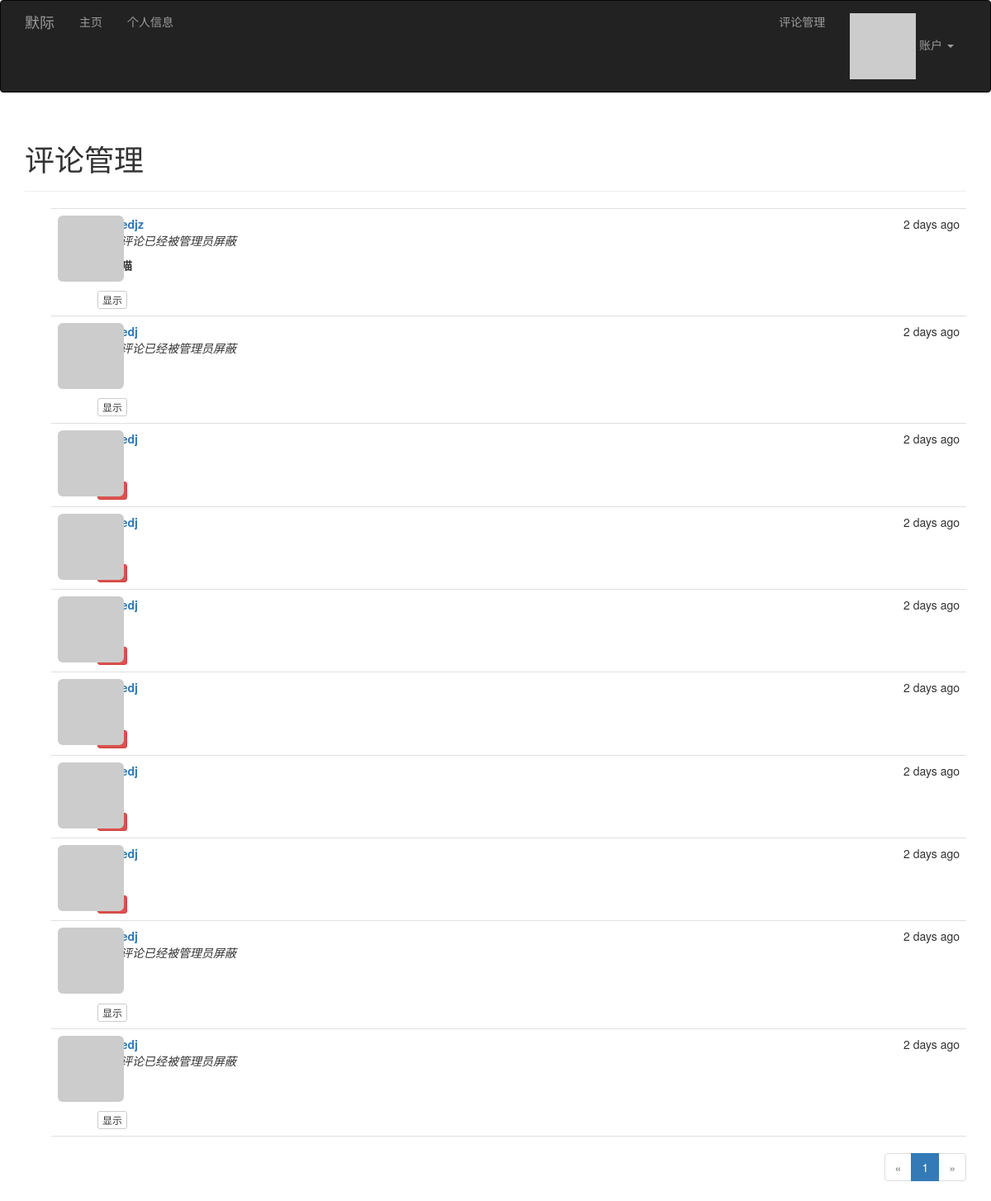
The page /moderate (signed in) on the database as committed earlier.
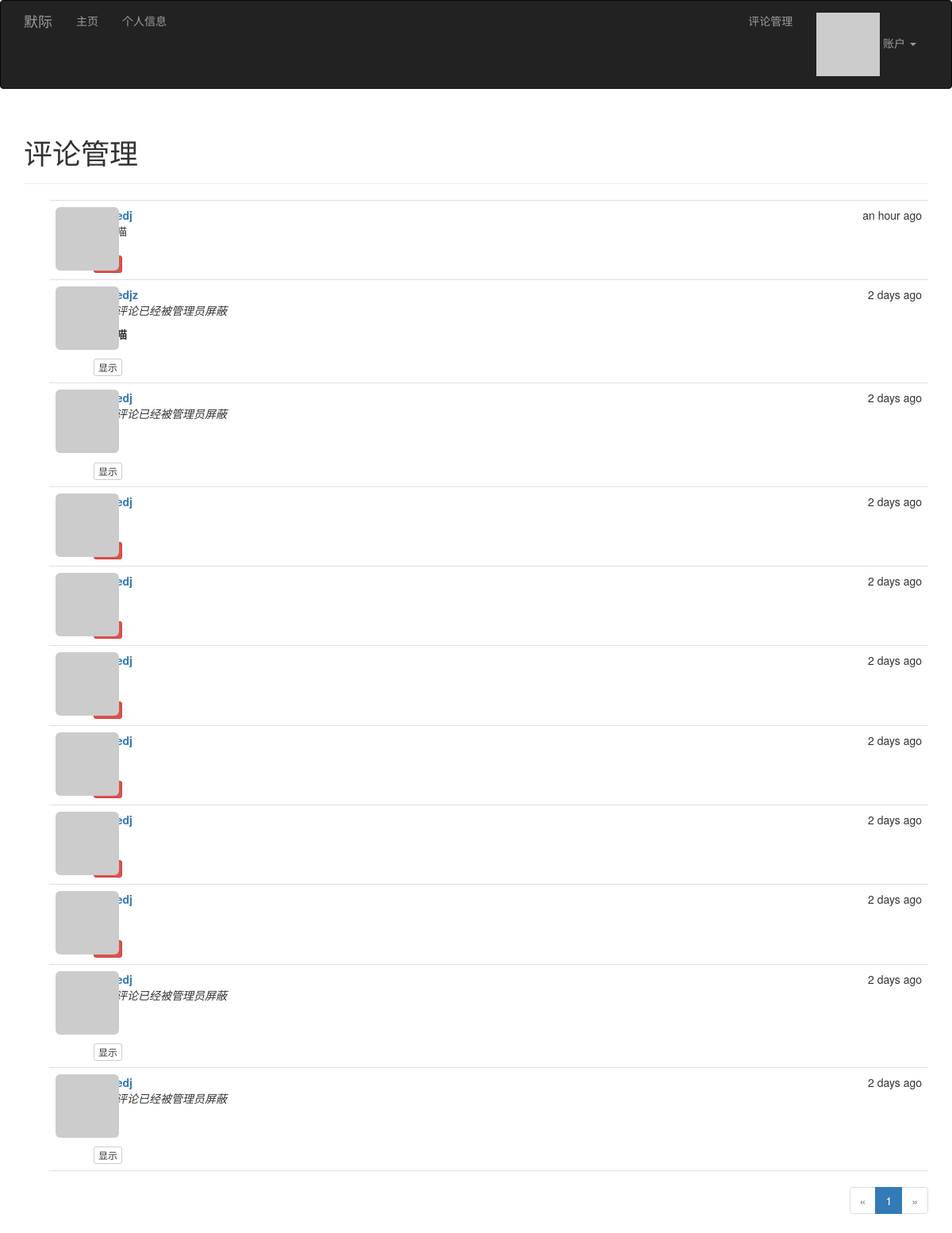
The same page on the database as committed later.
### app/models.py (models this page shows, shortened)
class Comment(db.Model):
	__tablename__ = 'comments'
	id = db.Column(db.Integer, primary_key=True)
	body = db.Column(db.Text)
	body_html = db.Column(db.Text)
	timestamp = db.Column(db.DateTime, index=True, default=datetime.utcnow)
	disabled = db.Column(db.Boolean)
	author_id = db.Column(db.Integer, db.ForeignKey('users.id'))
	post_id = db.Column(db.Integer, db.ForeignKey('posts.id'))

### app/main/views.py (the view)
@main.route('/moderate')
@login_required
@permission_required(Permission.MODERATE_COMMENTS)
def moderate():
    page = request.args.get('page', 1, type=int)
    pagination = Comment.query.order_by(Comment.timestamp.desc()).paginate(page, per_page=current_app.config['FLASKY_COMMENTS_PER_PAGE'], error_out=False)
    comments = pagination.items
    return render_template('moderate.html', comments=comments, pagination=pagination, page=page)

### app/auth/views.py (called while the page is built)
@auth.before_app_request
def before_request():
	if current_user.is_authenticated \
			and not current_user.confirmed \
			and request.endpoint[:5] != 'auth.' \
			and request.endpoint != 'static':
		return redirect(url_for('auth.unconfirmed'))

@auth.before_app_request
def before_request():
	if current_user.is_authenticated:
		current_user.ping()
		if not current_user.confirmed and request.endpoint[:5] != 'auth.':
			return redirect(url_for('auth.unconfirmed'))

### app/main/__init__.py (called while the page is built)
@main.app_context_processor
def inject_permissions():
	return dict(Permission=Permission)

### app/models.py (called while the page is built)
@login_manager.user_loader
def load_user(user_id):
	return User.query.get(int(user_id))

	def can(self, permissions):
		return self.role is not None and \
			(self.role.permissions & permissions) == permissions

	def ping(self):
		self.last_seen = datetime.utcnow()
		db.session.add(self)

### app/templates/moderate.html (shortened to what this page needs)
{% extends "base.html" %}
{% import "_macros.html" as macros %}
{% block page_content %}
<div class="page-header">
    <h1>评论管理</h1>
</div>
{% set moderate = True %}
{% include '_comments.html' %}
{% if pagination %}
<div class="pagination">
    {{ macros.pagination_widget(pagination, '.moderate') }}
</div>
{% endif %}
{% endblock %}

### app/templates/_comments.html
<ul class="comments">
    {% for comment in comments %}
    <li class="comment">
        <div class="comment-thumbnail">
            <a href="{{ url_for('.user', username=comment.author.username) }}">
                <img class="img-rounded profile-thumbnail" src="{{ comment.author.gravatar(size=40) }}">
            </a>
        </div>
        <div class="comment-content">
            <div class="comment-date">{{ moment(comment.timestamp).fromNow() }}</div>
            <div class="comment-author"><a href="{{ url_for('.user', username=comment.author.username) }}">{{ comment.author.username }}</a></div>
            <div class="comment-body">
                {% if comment.disabled %}
					<p><i>这条评论已经被管理员屏蔽</i></p>
				{% endif %}
				{% if moderate or not comment.disabled %}
					{% if comment.body_html %}
						{{ comment.body_html | safe }}
					{% else %}
						{{ comment.body }}
					{% endif %}
                {% endif %}
            </div>
			{% if moderate %}
				<br>
				{% if comment.disabled %}
				<a class="btn btn-default btn-xs" href="{{ url_for('.moderate_enable', id=comment.id, page=page) }}">显示</a>
				{% else %}
				<a class="btn btn-danger btn-xs" href="{{ url_for('.moderate_disable', id=comment.id, page=page) }}">隐藏</a>
				{% endif %}
			{% endif %}
        </div>
    </li>
    {% endfor %}
</ul>

Rows that differ between the two databases and show on the page:
added Comment: timestamp "an hour ago"
